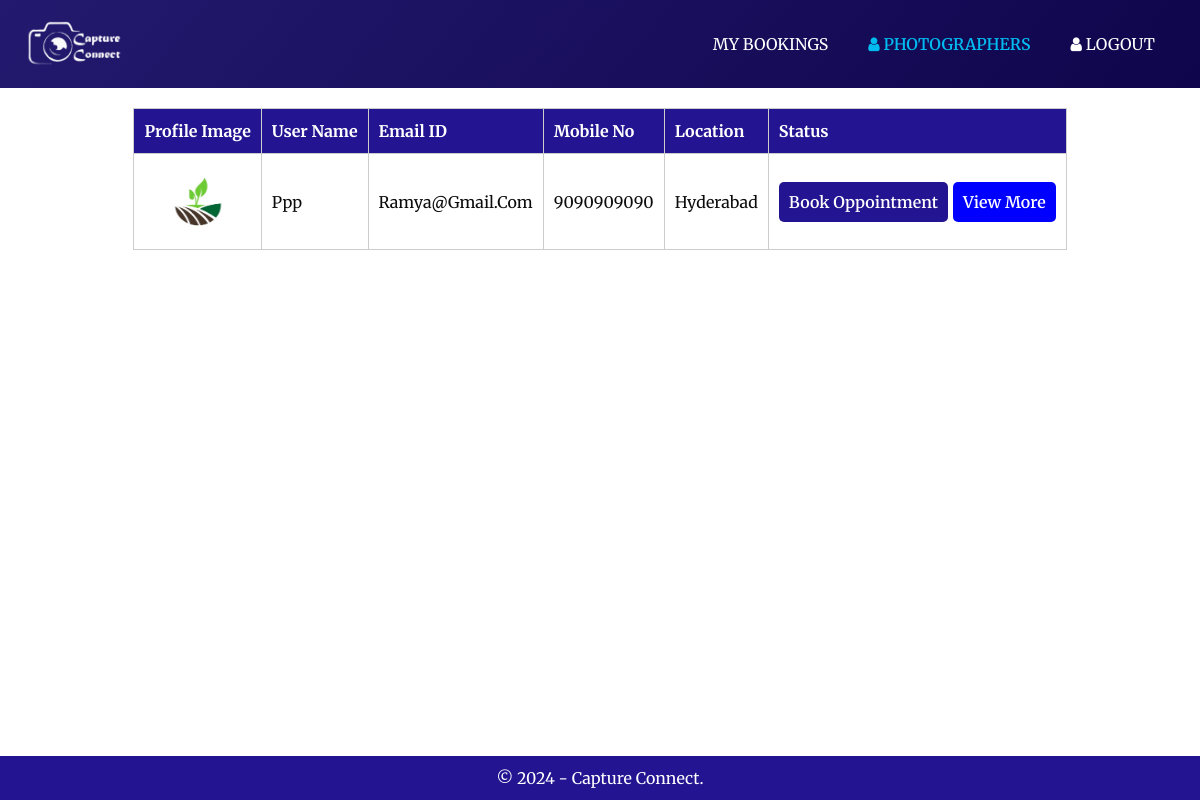
Page /bookphotograper.php on the committed database.
### tables this page shows
CREATE TABLE `preg` (
  `pname` varchar(55) NOT NULL,
  `ppass` varchar(55) NOT NULL,
  `pmail` varchar(55) NOT NULL,
  `pcell` varchar(55) NOT NULL,
  `paddress` varchar(55) NOT NULL,
  `pimage` varchar(55) NOT NULL,
  `pstatus` varchar(55) NOT NULL
);

### bookphotograper.php (the view, shortened to what this page needs)
<!DOCTYPE html>
<html>
<head>
<link rel="stylesheet" type="text/css" href="css/bootstrap.css" />
<link rel="stylesheet" href="style1.css"/>
<link rel="stylesheet" type="text/css"
	href="https://cdnjs.cloudflare.com/ajax/libs/OwlCarousel2/2.3.4/assets/owl.carousel.min.css" />
<link href="css/font-awesome.min.css" rel="stylesheet" />
<link href="css/style.css" rel="stylesheet" />
<link href="css/responsive.css" rel="stylesheet" />
</head>
<body class="sub_page">
	<div class="hero_area">
		<header class="header_section">
			<div class="container-fluid">
				<nav class="navbar navbar-expand-lg custom_nav-container ">
					<a class="navbar-brand" href="index.html"> <span>
					<img src="images/logo.png" width="100">
						</span>
					</a>
					<div class="collapse navbar-collapse" id="navbarSupportedContent">
						<ul class="navbar-nav  ">
							<li class="nav-item"><a class="nav-link"
								href="userhome.php">my bookings <span class="sr-only">(current)</span>
							</a></li>
							<li class="nav-item active"><a class="nav-link" href="bookphotograper.php">
									<i class="fa fa-user" aria-hidden="true"></i> photographers
							</a></li>
							<li class="nav-item"><a class="nav-link" href="index.html">
									<i class="fa fa-user" aria-hidden="true"></i> logout
							</a></li>
						</ul>
					</div>
				</nav>
			</div>
		</header>
	</div>
	<div class="table-sec">
<table align="center"  border="1">
<tr>
		<th>Profile Image</th>
		<th>User Name</th>
		<th>Email ID</th>
		<th>Mobile No</th>
		<th>Location</th>
		<th>Status</th>
	</tr>
	<tr>
		<?php
    require('db.php');
	$res=mysqli_query($con,"SELECT * from preg  where pstatus='Accept'");
	while($row=mysqli_fetch_array($res))
	{
echo '<tr>
<td><img src="images/'.$row['pimage'].'" height="150px" width="150px"></td>
<td>'.$row['pname'].'</td>
<td>'.$row['pmail'].'</td>
<td>'.$row['pcell'].'</td>
<td>'.$row['paddress'].'</td>
<td>';
echo '<a class="book-btn" href="oppointment.php?pname=' . $row['pname']. '">Book Oppointment</a>';
echo '<a class="view-more" href="viewimgs.php?pname=' . $row['pname']. '">View More</a>';
	}
?>
</td></tr></table>
</div>
<footer>
	&copy; 2024 - Capture Connect.
</footer>
</body>
</html>

### style1.css (style rules this page uses)
body { font-family: "Merriweather", serif !important; }
.table-sec { margin-top: 20px; width: 100%; }
.table-sec table { height: 100px; overflow-y: auto; }
.table-sec tr { border: 1px solid #ccc; }
.table-sec th { background: #231491; padding: 10px; color: #fff; }
.table-sec td { padding: 10px; border: 1px solid #ccc; text-transform: capitalize; }
.table-sec td:first-child { text-align: center; }
.table-sec td img { width: 100px; height: 75px; }
.book-btn { background-color: #231491; color: #fff; padding: 10px; border-radius: 5px; margin-right: 5px; font-weight: 600; text-transform: capitalize; }
.view-more { background-color: blue; color: #fff; padding: 10px; border-radius: 5px; font-weight: 600; text-transform: capitalize; }
footer { color: #fff; width: 100%; font-size: 16px; text-align: center; padding: 10px; background: #231491; margin-top: 20px; position: fixed; bottom: 0; }

### css/style.css (style rules this page uses)
body { font-family: "Open Sans", sans-serif; color: #0c0c0c; background-color: #ffffff; overflow-x: hidden; }
a, a:hover, a:focus { text-decoration: none; }
.hero_area { position: relative; min-height: 100vh; display: -webkit-box; display: -ms-flexbox; display: flex; -webkit-box-orient: vertical; -webkit-box-direction: normal; -ms-flex-direction: column; flex-direction: column; }
.sub_page .hero_area { min-height: auto; background: linear-gradient(130deg, #231a6f, #0f054c); }
.header_section { padding: 15px 0; }
.header_section .container-fluid { padding-right: 25px; padding-left: 25px; }
.navbar-brand span { font-weight: bold; font-size: 24px; color: #ffffff; }
.custom_nav-container { padding: 0; }
.custom_nav-container .navbar-nav { margin-left: auto; }
.custom_nav-container .navbar-nav .nav-item .nav-link { padding: 5px 20px; color: #ffffff; text-align: center; text-transform: uppercase; border-radius: 5px; -webkit-transition: all 0.3s; transition: all 0.3s; }
.custom_nav-container .navbar-nav .nav-item:hover .nav-link, .custom_nav-container .navbar-nav .nav-item.active .nav-link { color: #00bbf0; }
.custom_nav-container .navbar-nav .nav-item.active .nav-link { font-weight: 600; }

### rows in the picture
preg: pimage (picture), pname "Ppp", pmail "Ramya@gmail.com", pcell "9090909090", paddress "Hyderabad"
